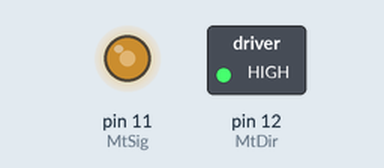
This sketch was run on a simulated Arduino Uno, built with avr-gcc and run on an emulated ATmega328P. Shown: switched loads named in the sketch (green lamp = pin HIGH), output pins drawn as LEDs (lit = HIGH).

Above: at 0.05 s.
At 4.5 s:
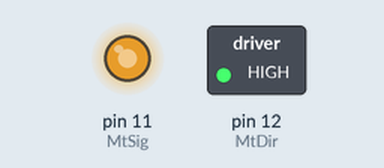
At 8.95 s:
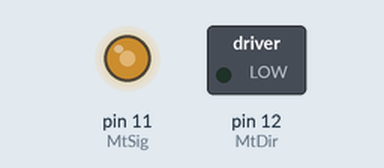
Timing chart, 0 to 11.7 s (numbered marks = the images above):
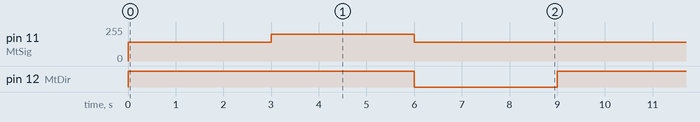

Measured:
- by itself, pin 11 (MtSig): repeats every 9.0 s: 200/255 3.0 s, 140/255 6.0 s
- by itself, pin 12 (MtDir): alternates HIGH for 6.0 s and LOW for 3.0 s

The sketch:

ngt-mt-grdmtr-1A.ino
```cpp
// Faya-Nugget Sample Code
// Date: 2015/04/28
// Module Name: Geared Motor
// Module Number: #ngt-mt-grdmtr-1A
// Description: 用Arduino輸出3組不同的訊號,控制減速馬達的轉速以及方向.

// Wiring: Module Pin ==> Arduino Pin
//                SIG ==> D11
//                DIR ==> D12

// define pins
int MtSig=11;
int MtDir=12;

void setup()
{
  // initialize the digital pin as an output.
  pinMode(MtSig,OUTPUT);
  pinMode(MtDir,OUTPUT);
}


void loop()
{
    //順時針慢速
    analogWrite(MtSig,140);
    digitalWrite(MtDir,HIGH);
    delay(3000);

    //順時針高速
    analogWrite(MtSig,200);
    digitalWrite(MtDir,HIGH);
    delay(3000);

    //逆時針慢速
    analogWrite(MtSig,140);
    digitalWrite(MtDir,LOW);
    delay(3000);
}
```
